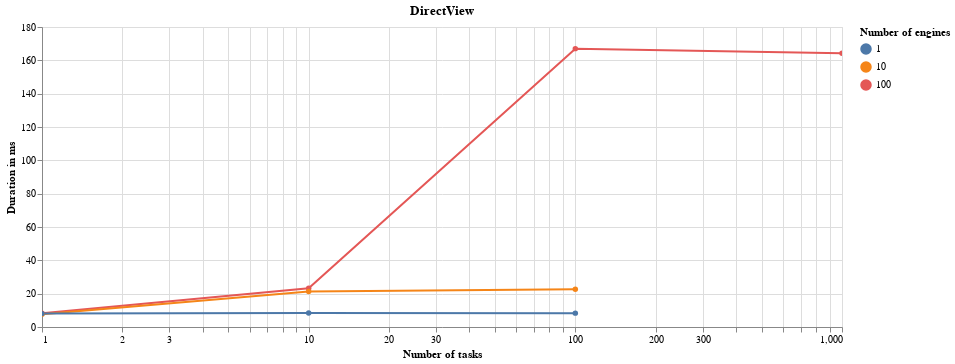
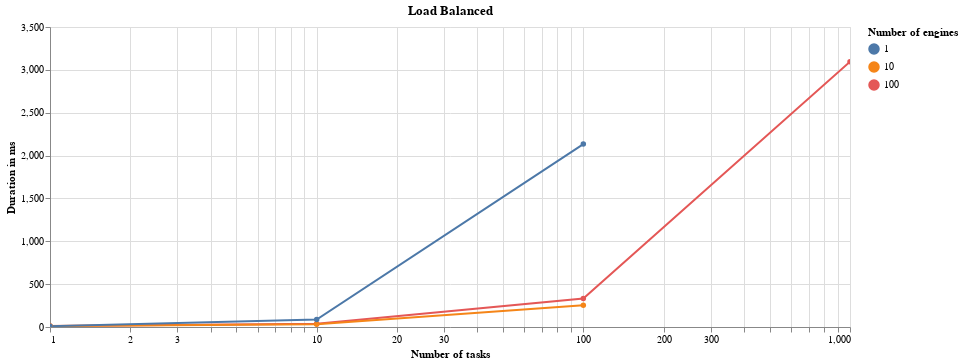
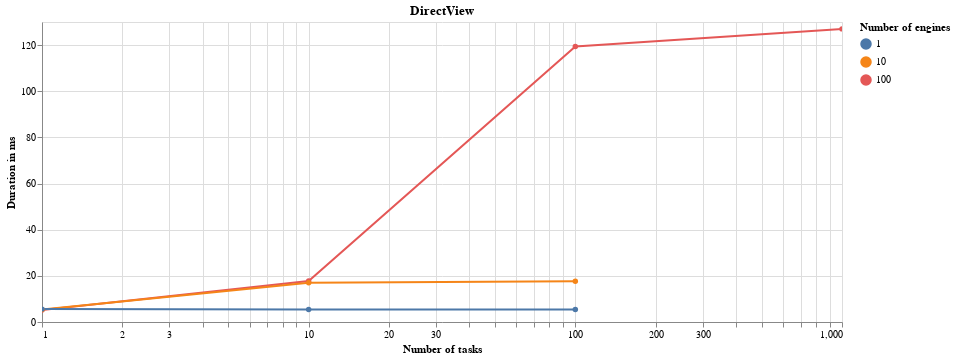
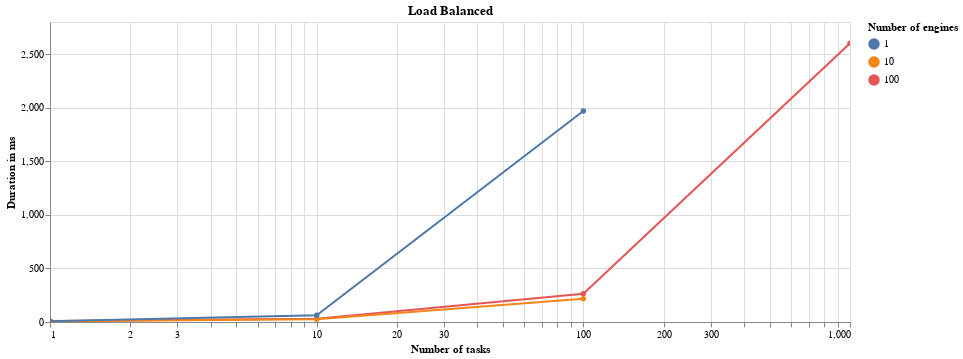

Write notebook code for charts like these, in order.
### Code cell
source = get_time_n_tasks_source(benchmark_results)
for delay, result_for_delay in source.items():
    display(Markdown(f'### With a delay of {ms_to_seconds(delay)}s. :'))
    
    for core_num, results in sorted(result_for_delay.items(), key=lambda key: key[0]):            
        display(Markdown(f'#### {core_num} cores:'))
        alt.Chart(
            pd.DataFrame(results['direct_view'])
        ).mark_line(point=True).encode(
            alt.X(
                'Number of tasks',
                scale=alt.Scale(type='log')
            ),
            y='Duration in ms',
            color='Number of engines:N',
            tooltip='Duration in ms'            
        ).properties(
            title=f'DirectView',
            width=800
        ).interactive().display(renderer='svg')
        
        alt.Chart(
            pd.DataFrame(results['load_balanced'])
        ).mark_line(point=True).encode(
            alt.X(
                'Number of tasks',
                scale=alt.Scale(type='log')
            ),
            y='Duration in ms',
            color='Number of engines:N',
            tooltip='Duration in ms'            
        ).properties(
            title=f'Load Balanced',
            width=800
        ).interactive().display(renderer='svg')

### Figure 1 — Vega-Lite specification as saved in the notebook (floating-point values rounded to 4 significant figures)
{"$schema": "https://vega.github.io/schema/vega-lite/v3.4.0.json", "config": {"mark": {"tooltip": null}, "view": {"height": 300, "width": 400}}, "data": {"name": "data-51ba0f0311c11da0ffa82259113f0938"}, "datasets": {"data-51ba0f0311c11da0ffa82259113f0938": [{"Duration in ms": 8.26, "Number of engines": 100, "Number of tasks": 1}, {"Duration in ms": 23.2, "Number of engines": 100, "Number of tasks": 10}, {"Duration in ms": 167.0, "Number of engines": 100, "Number of tasks": 100}, {"Duration in ms": 164.2, "Number of engines": 100, "Number of tasks": 1000}, {"Duration in ms": 7.65, "Number of engines": 10, "Number of tasks": 1}, {"Duration in ms": 21.28, "Number of engines": 10, "Number of tasks": 10}, {"Duration in ms": 22.61, "Number of engines": 10, "Number of tasks": 100}, {"Duration in ms": 8.03, "Number of engines": 1, "Number of tasks": 1}, {"Duration in ms": 8.43, "Number of engines": 1, "Number of tasks": 10}, {"Duration in ms": 8.32, "Number of engines": 1, "Number of tasks": 100}]}, "encoding": {"color": {"field": "Number of engines", "type": "nominal"}, "tooltip": {"field": "Duration in ms", "type": "quantitative"}, "x": {"field": "Number of tasks", "scale": {"type": "log"}, "type": "quantitative"}, "y": {"field": "Duration in ms", "type": "quantitative"}}, "mark": {"point": true, "type": "line"}, "selection": {"selector001": {"bind": "scales", "encodings": ["x", "y"], "type": "interval"}}, "title": "DirectView", "width": 800}

### Figure 2 — Vega-Lite specification as saved in the notebook (floating-point values rounded to 4 significant figures)
{"$schema": "https://vega.github.io/schema/vega-lite/v3.4.0.json", "config": {"mark": {"tooltip": null}, "view": {"height": 300, "width": 400}}, "data": {"name": "data-66f1c76820e46dd09e70c234f7249872"}, "datasets": {"data-66f1c76820e46dd09e70c234f7249872": [{"Duration in ms": 12.23, "Number of engines": 100, "Number of tasks": 1}, {"Duration in ms": 37.48, "Number of engines": 100, "Number of tasks": 10}, {"Duration in ms": 331.5, "Number of engines": 100, "Number of tasks": 100}, {"Duration in ms": 3094.0, "Number of engines": 100, "Number of tasks": 1000}, {"Duration in ms": 10.68, "Number of engines": 10, "Number of tasks": 1}, {"Duration in ms": 32.5, "Number of engines": 10, "Number of tasks": 10}, {"Duration in ms": 254.3, "Number of engines": 10, "Number of tasks": 100}, {"Duration in ms": 9.84, "Number of engines": 1, "Number of tasks": 1}, {"Duration in ms": 86.83, "Number of engines": 1, "Number of tasks": 10}, {"Duration in ms": 2134.0, "Number of engines": 1, "Number of tasks": 100}]}, "encoding": {"color": {"field": "Number of engines", "type": "nominal"}, "tooltip": {"field": "Duration in ms", "type": "quantitative"}, "x": {"field": "Number of tasks", "scale": {"type": "log"}, "type": "quantitative"}, "y": {"field": "Duration in ms", "type": "quantitative"}}, "mark": {"point": true, "type": "line"}, "selection": {"selector002": {"bind": "scales", "encodings": ["x", "y"], "type": "interval"}}, "title": "Load Balanced", "width": 800}

### Figure 3 — Vega-Lite specification as saved in the notebook (floating-point values rounded to 4 significant figures)
{"$schema": "https://vega.github.io/schema/vega-lite/v3.4.0.json", "config": {"mark": {"tooltip": null}, "view": {"height": 300, "width": 400}}, "data": {"name": "data-9a77f449b6ddf454c63e7681f6cecbe3"}, "datasets": {"data-9a77f449b6ddf454c63e7681f6cecbe3": [{"Duration in ms": 5.15, "Number of engines": 100, "Number of tasks": 1}, {"Duration in ms": 17.72, "Number of engines": 100, "Number of tasks": 10}, {"Duration in ms": 119.4, "Number of engines": 100, "Number of tasks": 100}, {"Duration in ms": 127.0, "Number of engines": 100, "Number of tasks": 1000}, {"Duration in ms": 5.41, "Number of engines": 10, "Number of tasks": 1}, {"Duration in ms": 16.96, "Number of engines": 10, "Number of tasks": 10}, {"Duration in ms": 17.66, "Number of engines": 10, "Number of tasks": 100}, {"Duration in ms": 5.58, "Number of engines": 1, "Number of tasks": 1}, {"Duration in ms": 5.46, "Number of engines": 1, "Number of tasks": 10}, {"Duration in ms": 5.45, "Number of engines": 1, "Number of tasks": 100}]}, "encoding": {"color": {"field": "Number of engines", "type": "nominal"}, "tooltip": {"field": "Duration in ms", "type": "quantitative"}, "x": {"field": "Number of tasks", "scale": {"type": "log"}, "type": "quantitative"}, "y": {"field": "Duration in ms", "type": "quantitative"}}, "mark": {"point": true, "type": "line"}, "selection": {"selector003": {"bind": "scales", "encodings": ["x", "y"], "type": "interval"}}, "title": "DirectView", "width": 800}

### Figure 4 — Vega-Lite specification as saved in the notebook (floating-point values rounded to 4 significant figures)
{"$schema": "https://vega.github.io/schema/vega-lite/v3.4.0.json", "config": {"mark": {"tooltip": null}, "view": {"height": 300, "width": 400}}, "data": {"name": "data-62398ac8880ecef21859574a7b6126c0"}, "datasets": {"data-62398ac8880ecef21859574a7b6126c0": [{"Duration in ms": 8.26, "Number of engines": 100, "Number of tasks": 1}, {"Duration in ms": 30.9, "Number of engines": 100, "Number of tasks": 10}, {"Duration in ms": 263.6, "Number of engines": 100, "Number of tasks": 100}, {"Duration in ms": 2601.0, "Number of engines": 100, "Number of tasks": 1000}, {"Duration in ms": 7.48, "Number of engines": 10, "Number of tasks": 1}, {"Duration in ms": 25.88, "Number of engines": 10, "Number of tasks": 10}, {"Duration in ms": 216.4, "Number of engines": 10, "Number of tasks": 100}, {"Duration in ms": 7.9, "Number of engines": 1, "Number of tasks": 1}, {"Duration in ms": 63.4, "Number of engines": 1, "Number of tasks": 10}, {"Duration in ms": 1969.0, "Number of engines": 1, "Number of tasks": 100}]}, "encoding": {"color": {"field": "Number of engines", "type": "nominal"}, "tooltip": {"field": "Duration in ms", "type": "quantitative"}, "x": {"field": "Number of tasks", "scale": {"type": "log"}, "type": "quantitative"}, "y": {"field": "Duration in ms", "type": "quantitative"}}, "mark": {"point": true, "type": "line"}, "selection": {"selector004": {"bind": "scales", "encodings": ["x", "y"], "type": "interval"}}, "title": "Load Balanced", "width": 800}
